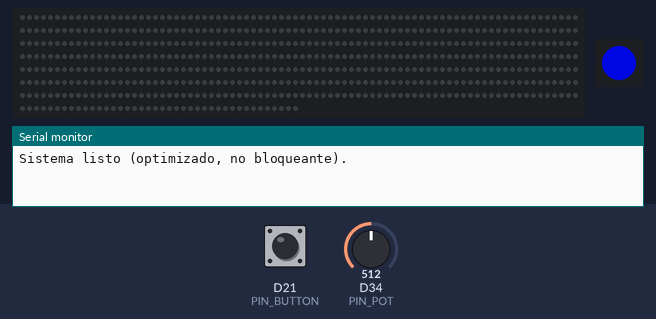
Bench run of a sketch on a simulated Arduino Due. Parts: 600 RGB LEDs in strip order, left to right, continuing on the next row, 1 RGB LEDs in strip order, left to right, the last lines printed to the serial monitor. The inputs (shaded band) are chosen by the test bench; at power-on: D21 (PIN_BUTTON) HIGH, D34 (PIN_POT) = 512 (analog values on the 0–1023 scale). Dim RGB values are drawn brighter than linear.

Above: at 1.2 s.
1.3 s: D21 (PIN_BUTTON) pulled LOW for 0.15 s
2.9 s: D34 (PIN_POT) set to 496
At 4.1 s:
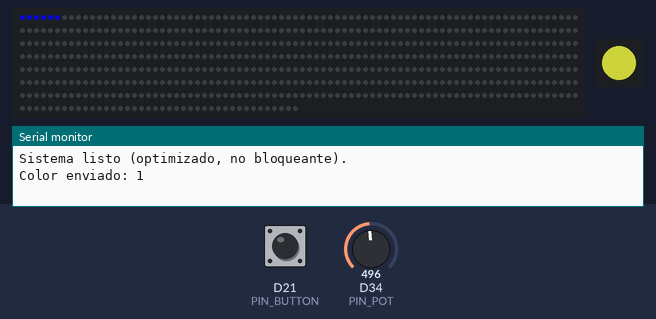
4.4 s: D21 (PIN_BUTTON) pulled LOW for 1 s
6.9 s: D34 (PIN_POT) set to 716
At 7.5 s:
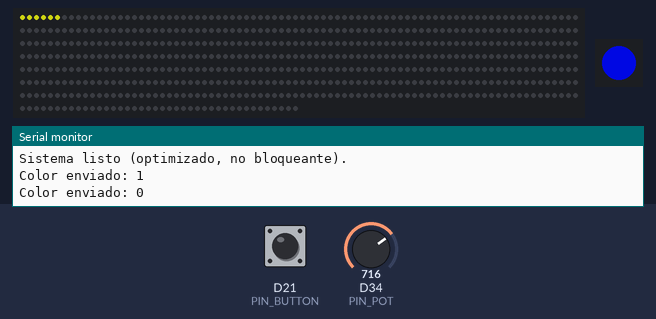
8.4 s: D34 (PIN_POT) set to 511
At 8.7 s:
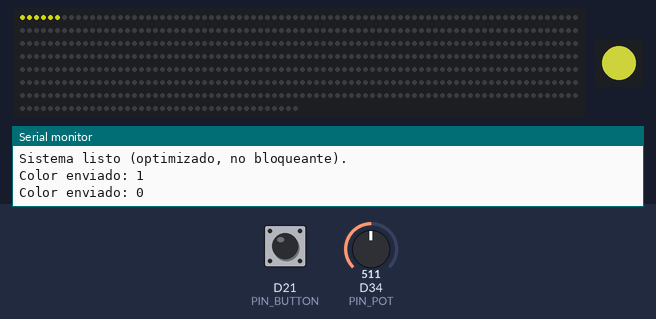
9.9 s: D34 (PIN_POT) set to 900
At 11.1 s:
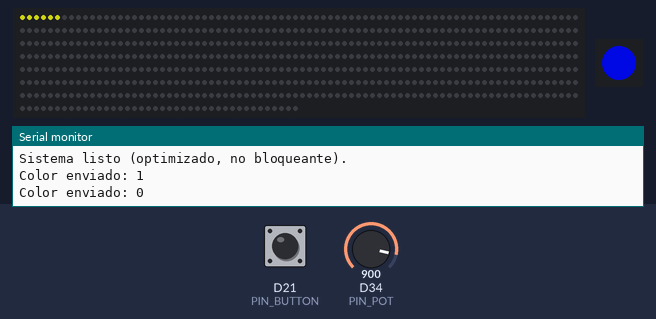
Timing chart, 0 to 12.4 s (numbered marks = the images above; inputs shaded):
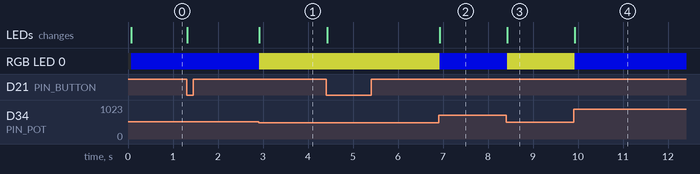

The sketch:

CodigoNudge_v2.ino.ino
```cpp
#include <FastLED.h>

// --- Pines y configuración ---
#define PIN_STRIP     18     // WS2811 12V (dos tiras en paralelo)
#define PIN_INDICADOR 19     // LED indicador WS2812 5V
#define PIN_POT        34    // Potenciómetro
#define PIN_BUTTON     21    // Pulsador

#define NUM_STRIP_LEDS 600
#define NUM_INDICADOR  1
#define BRIGHTNESS     200
#define CANTIDAD_VIAJEROS 6

CRGB strip[NUM_STRIP_LEDS];
CRGB indicador[NUM_INDICADOR];

// --- Variables ---
int lastButtonState = HIGH;
unsigned long lastUpdate = 0;
const unsigned long updateInterval = 50; // ms
int lastRange = -1; // Para actualizar indicador solo si cambia

// Colores definidos en HSV
const CHSV colores[3] = {
  CHSV(321, 191, 245),  // Magenta
  CHSV(158, 245, 222),  // Azul eléctrico
  CHSV(18, 250, 255)    // Naranja
};

void setup() {
  Serial.begin(115200);

  // Inicializar LEDs con color order correcto
  FastLED.addLeds<WS2811, PIN_STRIP, BRG>(strip, NUM_STRIP_LEDS);
  FastLED.addLeds<WS2812, PIN_INDICADOR, GRB>(indicador, NUM_INDICADOR);
  FastLED.setBrightness(BRIGHTNESS);

  pinMode(PIN_BUTTON, INPUT_PULLUP);
  analogReadResolution(12); // 0–4095
  Serial.println("Sistema listo (optimizado, no bloqueante).");
}

void loop() {
  unsigned long currentMillis = millis();

  // --- Actualización del indicador según potenciómetro ---
  if (currentMillis - lastUpdate >= updateInterval) {
    lastUpdate = currentMillis;

    int potValue = analogRead(PIN_POT);
    int range = map(potValue, 0, 4095, 0, 2);

    // Actualizar indicador solo si cambió el color
    if (range != lastRange) {
      CRGB tempColor = colores[range];
      // Ajuste azul si es necesario
      tempColor.b = qadd8(tempColor.b, 30);
      indicador[0] = tempColor;
      FastLED.show(); // Solo el indicador se actualiza
      lastRange = range;
    }

    // --- Leer botón ---
    int buttonState = digitalRead(PIN_BUTTON);
    if (buttonState == LOW && lastButtonState == HIGH) {
      // Pintar primeros CANTIDAD_VIAJEROS LEDs de la tira WS2811
      for (int i = 0; i < CANTIDAD_VIAJEROS; i++) {
        strip[i] = colores[range];
      }
      FastLED.show(); // Solo se envía la tira al presionar el botón
      Serial.print("Color enviado: ");
      Serial.println(range);
    }
    lastButtonState = buttonState;
  }

}
```

Measured:
- the behaviour switches between 512 and 511 on D34 (PIN_POT) (found by bisection; images 0 and 1)
- after the input at 2.9 s, RGB LED 0: RGB(0, 6, 168) → RGB(123, 127, 35) at once
- after the input at 6.9 s, RGB LED 0: RGB(123, 127, 35) → RGB(0, 6, 168) at once
- after the input at 8.4 s, RGB LED 0: RGB(0, 6, 168) → RGB(123, 127, 35) at once
- after the input at 9.9 s, RGB LED 0: RGB(123, 127, 35) → RGB(0, 6, 168) at once
